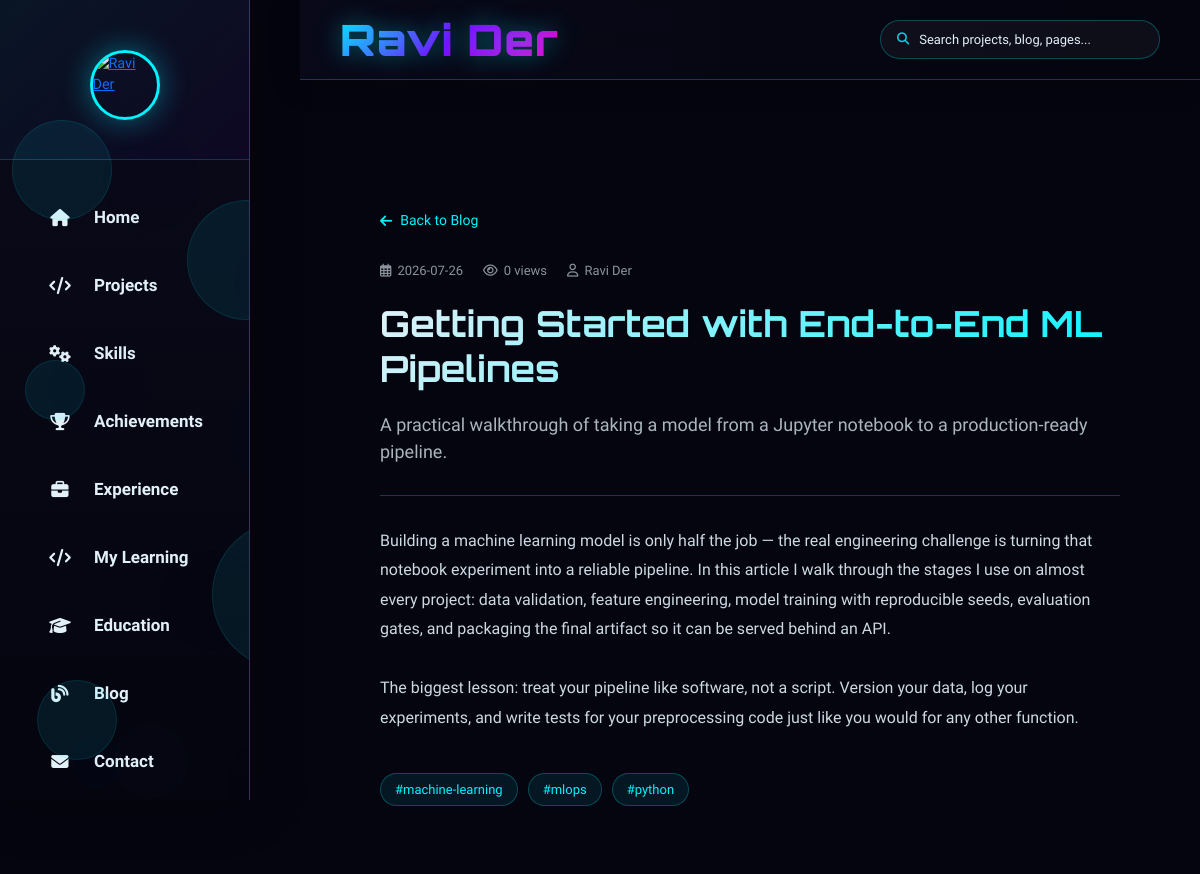
Before: /blog/getting-started-with-ml-pipelines (upper part) with the older database file.
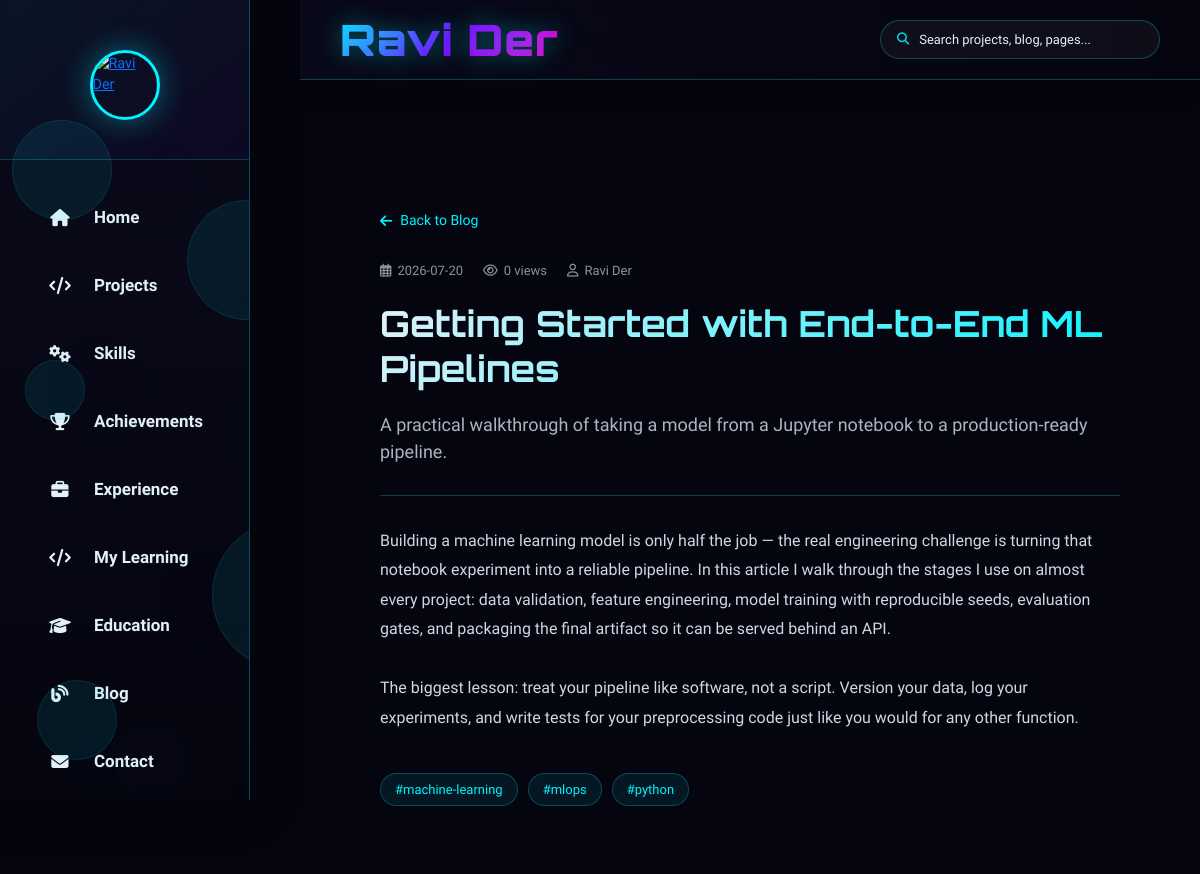
After: the same page with the newer database file.
### tables this page shows
CREATE TABLE blog_posts (
    id INTEGER PRIMARY KEY AUTOINCREMENT,
    slug TEXT UNIQUE NOT NULL,
    title TEXT NOT NULL,
    summary TEXT NOT NULL,
    content TEXT NOT NULL,
    cover_image TEXT,
    tags TEXT,
    author TEXT DEFAULT 'Ravi Der',
    published_at TEXT NOT NULL,
    views INTEGER DEFAULT 0
, status TEXT DEFAULT 'published', updated_at TIMESTAMP, display_order INTEGER DEFAULT 0);

### flask_app.py (the view)
    @app.route('/blog/<slug>')
    def blog_post(slug):
        conn = db.get_connection()
        with conn:
            conn.execute("UPDATE blog_posts SET views = views + 1 WHERE slug = ?", (slug,))
        post = conn.execute("SELECT * FROM blog_posts WHERE slug = ?", (slug,)).fetchone()
        related = conn.execute(
            "SELECT * FROM blog_posts WHERE slug != ? AND (status = 'published' OR status IS NULL) "
            "ORDER BY published_at DESC LIMIT 3", (slug,)
        ).fetchall()
        conn.close()
        if not post:
            abort(404)
        return render_template('blog_post.html', post=post, related=related)

### app/core/db.py (called while the page is built)
def get_connection():
    os.makedirs(DATA_DIR, exist_ok=True)
    conn = sqlite3.connect(DB_PATH)
    conn.row_factory = sqlite3.Row
    conn.execute("PRAGMA foreign_keys = ON")
    conn.execute("PRAGMA journal_mode = WAL")
    conn.execute("PRAGMA synchronous = NORMAL")
    return conn

def now_iso():
    return datetime.now(timezone.utc).isoformat()

### flask_app.py (called while the page is built)
@app.after_request
def add_security_headers(response):
    response.headers["X-Content-Type-Options"] = "nosniff"
    response.headers["X-Frame-Options"] = "DENY"
    response.headers["X-XSS-Protection"] = "1; mode=block"
    response.headers["Referrer-Policy"] = "strict-origin-when-cross-origin"
    response.headers["Content-Security-Policy"] = (
        "default-src 'self'; "
        "img-src 'self' data: https:; "
        "style-src 'self' 'unsafe-inline' https:; "
        "script-src 'self' 'unsafe-inline' https:; "
        "connect-src 'self' https:; "
        "font-src 'self' https: data:;"
    )
    return response

@app.before_request
def _start_timer():
    request._start_time = time.time()

### templates/blog_post.html (shortened to what this page needs)
{% extends 'base.html' %}
{% block extra_css %}
<link rel="stylesheet" href="https://cdnjs.cloudflare.com/ajax/libs/font-awesome/6.4.0/css/all.min.css">
{% endblock %}
{% block content %}
<section class="post-section">
    <div class="post-container">
        <a href="{{ url_for('blog') }}" class="back-to-blog">
            <i class="fas fa-arrow-left"></i> Back to Blog
        </a>
        <div class="post-meta">
            <span><i class="far fa-calendar-alt"></i> {{ post.published_at[:10] if post.published_at else '' }}</span>
            <span><i class="far fa-eye"></i> {{ post.views }} views</span>
            {% if post.author %}<span><i class="far fa-user"></i> {{ post.author }}</span>{% endif %}
        </div>
        <h1 class="post-title">{{ post.title }}</h1>
        <p class="post-summary">{{ post.summary }}</p>
        <div class="post-body">{{ post.content }}</div>
        {% if post.tags %}
        <div class="post-tags">
            {% for tag in post.tags.split(',') %}
                {% if tag.strip() %}<span class="post-tag">#{{ tag.strip() }}</span>{% endif %}
            {% endfor %}
        </div>
        {% endif %}
    </div>
</section>
{% endblock %}

Changed rows visible on the page:
changed blog_posts "Getting Started with End-to-End ML Pipelines": published_at "2026-07-26" → "2026-07-20"
